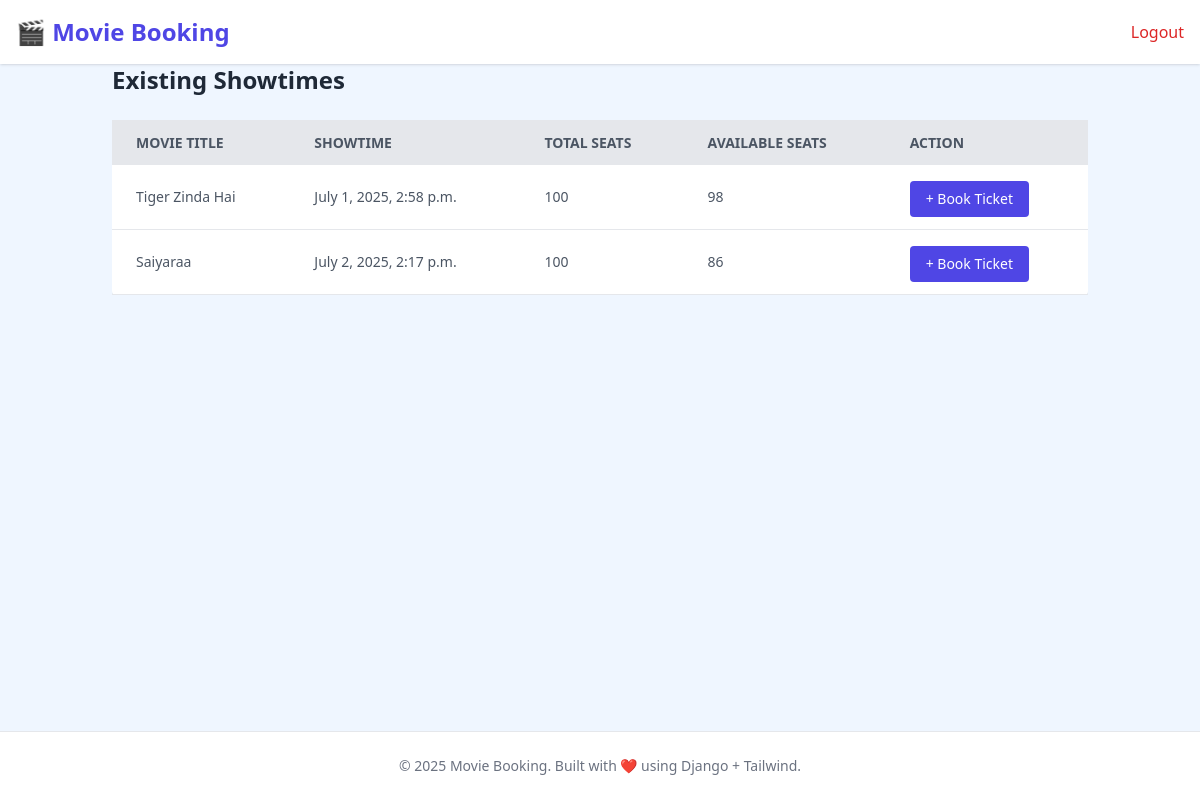
Screenshot of /showtimes/ (signed in) with the database file from the repository.
### booking/models.py (models this page shows, shortened)
class Showtime(models.Model):
    movie = models.ForeignKey(Movie, on_delete=models.CASCADE)
    time = models.DateTimeField()
    total_seats = models.IntegerField(default=100)
    available_seats = models.IntegerField(default=100)

class Movie(models.Model):
    title = models.CharField(max_length=100)
    genre = models.CharField(max_length=50)
    director = models.CharField(max_length=100)
    cast=models.CharField(max_length=200, help_text="List of cast members")
    release_date = models.DateField()
    duration = models.IntegerField(help_text="Duration in minutes")
    poster = models.ImageField(upload_to='posters/', blank=True, null=True)
    watch_trailer = models.URLField(max_length=200, blank=True, null=True, help_text="YouTube or video trailer link")

### booking/views.py (the view, shortened to what this page needs)
# urls.py: path('showtimes/', views.showtime_list_create, name='showtime_list_create'),
def showtime_list_create(request):
    showtimes = Showtime.objects.select_related('movie').all().order_by('time')
    movies = Movie.objects.all()
    return render(request, 'movies/showtime.html', {
        'showtimes': showtimes,
        'movies': movies,
    })

### booking/templates/movies/showtime.html (shortened to what this page needs)
<!DOCTYPE html>
<html lang="en">
<head>
  <script src="https://cdn.tailwindcss.com"></script>
</head>
<body class="bg-blue-50 min-h-screen flex flex-col">
<header class="bg-white shadow p-4 flex justify-between items-center">
  <a href="/" class="text-2xl font-bold text-indigo-600">🎬 Movie Booking</a>
  <nav class="flex items-center space-x-4">
    {% if request.user.is_authenticated %}
      <form action="{% url 'logout' %}" method="POST" class="inline">
        <button type="submit" class="text-red-600 hover:text-red-800 font-medium">Logout</button>
      </form>
    {% else %}
      <a href="/register" class="text-gray-700 hover:text-indigo-600 font-medium">Register</a>
      <a href="/login" class="text-gray-700 hover:text-indigo-600 font-medium">Login</a>
    {% endif %}
  </nav>
</header>
  <div class="container mx-auto px-6 mb-6 flex justify-between items-center">
    <h2 class="text-2xl font-bold text-gray-800">Existing Showtimes</h2>
  </div>
  <div class="container mx-auto px-6 mb-12">
    <div class="overflow-x-auto">
      <table class="min-w-full bg-white rounded shadow-md">
        <thead>
          <tr class="bg-gray-200 text-gray-600 uppercase text-sm leading-normal">
            <th class="py-3 px-6 text-left">Movie Title</th>
            <th class="py-3 px-6 text-left">Showtime</th>
            <th class="py-3 px-6 text-left">Total Seats</th>
            <th class="py-3 px-6 text-left">Available Seats</th>
            <th class="py-3 px-6 text-left">Action</th>
          </tr>
        </thead>
        <tbody class="text-gray-600 text-sm font-light">
          {% for showtime in showtimes %}
          <tr class="border-b border-gray-200 hover:bg-gray-100">
            <td class="py-3 px-6">{{ showtime.movie.title }}</td>
            <td class="py-3 px-6">{{ showtime.time }}</td>
            <td class="py-3 px-6">{{ showtime.total_seats }}</td>
            <td class="py-3 px-6">{{ showtime.available_seats }}</td>
            <td class="py-3 px-6 space-x-2">
              {% if request.user.is_authenticated and request.user.is_staff %}
              <a href="{% url 'edit-showtime' showtime.id %}"
                class="bg-yellow-500 text-white px-3 py-1 rounded hover:bg-yellow-600">Edit</a>
              <form method="post" action="{% url 'delete-showtime' showtime.id %}" style="display:inline;">
                {% csrf_token %}
                <button type="submit" class="bg-red-600 text-white px-3 py-1 rounded hover:bg-red-700"
                  onclick="return confirm('Are you sure you want to delete this showtime?');">
                  Delete
                </button>
              </form>
              {% else %}
              <a href="{% url 'booking_page' showtime.id %}"
                class="bg-indigo-600 text-white px-4 py-2 rounded hover:bg-indigo-700 mt-1 inline-block text-center">
                + Book Ticket
              </a>
              {% endif %}
            </td>
          </tr>
          {% empty %}
          <tr>
            <td colspan="5" class="text-center py-6 text-gray-500">No showtimes available.</td>
          </tr>
          {% endfor %}
        </tbody>
      </table>
    </div>
  </div>
  <footer class="bg-white text-center py-6 text-sm text-gray-500 border-t mt-auto">
    © 2025 Movie Booking. Built with ❤️ using Django + Tailwind.
  </footer>
</body>
</html>

### rows the page displays
Showtime: movie "Tiger Zinda Hai", time "July 1, 2025, 2:58 p.m.", total_seats "100", available_seats "98"
Showtime: movie "Saiyaraa", time "July 2, 2025, 2:17 p.m.", total_seats "100", available_seats "86"
